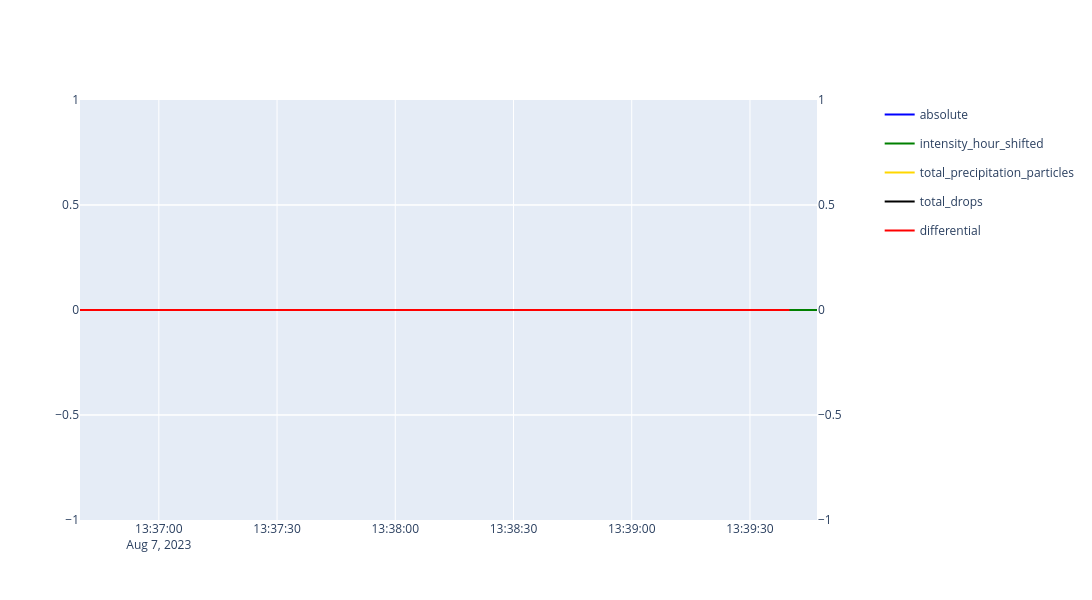

Here is the notebook cell this chart was saved with:
### Code cell
fig1 = px.line(df.precipitation.absolute)
fig1.update_traces(line=dict(color="blue"), connectgaps=True)
fig2 = px.line(df.precipitation.differential.resample("10s").sum() * 60)
fig2.update_traces(line=dict(color="red"))
fig3 = px.line(df.precipitation.intensity_hour_shifted)
fig3.update_traces(line=dict(color="green"), connectgaps=True)
# fig6 = px.line(df.precipitation.intensity_hour)
# fig6.update_traces(line=dict(color="lightgreen"))
fig4 = px.line(df.precipitation.total_precipitation_particles.resample("10s").sum())
fig4.update_traces(line=dict(color="gold"))
fig5 = px.line(df.precipitation.total_drops.resample("10s").sum())
fig5.update_traces(line=dict(color="black"))
# fig6 = px.line(df.

# Create a subplot with secondary y-axis
fig = make_subplots(specs=[[{"secondary_y": True}]])

# Add the traces from fig1, fig3, fig4, and fig5 to the primary y-axis
for trace in fig1.data + fig3.data + fig4.data + fig5.data:
    fig.add_trace(trace, secondary_y=False)

# Add the traces from fig2 to the secondary y-axis
for trace in fig2.data:
    fig.add_trace(trace, secondary_y=True)

# Update the layout
fig.update_layout(width=1400, height=600)

fig.show()

### Figure 1 — Plotly figure (JSON) as saved in the notebook; plotly's stock layout.template omitted (floating-point values rounded to 4 significant figures; data arrays with more than 128 entries replaced by an {"elided": "..."} marker saying what was removed)
{"data": [{"connectgaps": true, "hovertemplate": "variable=absolute<br>Timestamp=%{x}<br>value=%{y}<extra></extra>", "legendgroup": "absolute", "line": {"color": "blue", "dash": "solid"}, "marker": {"symbol": "circle"}, "mode": "lines", "name": "absolute", "orientation": "v", "showlegend": true, "type": "scatter", "x": {"elided": "180 str values"}, "xaxis": "x", "y": {"elided": "180 float values"}, "yaxis": "y"}, {"connectgaps": true, "hovertemplate": "variable=intensity_hour_shifted<br>Timestamp=%{x}<br>value=%{y}<extra></extra>", "legendgroup": "intensity_hour_shifted", "line": {"color": "green", "dash": "solid"}, "marker": {"symbol": "circle"}, "mode": "lines", "name": "intensity_hour_shifted", "orientation": "v", "showlegend": true, "type": "scatter", "x": {"elided": "180 str values"}, "xaxis": "x", "y": {"elided": "180 float values"}, "yaxis": "y"}, {"hovertemplate": "variable=total_precipitation_particles<br>Timestamp=%{x}<br>value=%{y}<extra></extra>", "legendgroup": "total_precipitation_particles", "line": {"color": "gold", "dash": "solid"}, "marker": {"symbol": "circle"}, "mode": "lines", "name": "total_precipitation_particles", "orientation": "v", "showlegend": true, "type": "scatter", "x": ["2023-08-07T13:36:40.000000000", "2023-08-07T13:36:50.000000000", "2023-08-07T13:37:00.000000000", "2023-08-07T13:37:10.000000000", "2023-08-07T13:37:20.000000000", "2023-08-07T13:37:30.000000000", "2023-08-07T13:37:40.000000000", "2023-08-07T13:37:50.000000000", "2023-08-07T13:38:00.000000000", "2023-08-07T13:38:10.000000000", "2023-08-07T13:38:20.000000000", "2023-08-07T13:38:30.000000000", "2023-08-07T13:38:40.000000000", "2023-08-07T13:38:50.000000000", "2023-08-07T13:39:00.000000000", "2023-08-07T13:39:10.000000000", "2023-08-07T13:39:20.000000000", "2023-08-07T13:39:30.000000000", "2023-08-07T13:39:40.000000000"], "xaxis": "x", "y": [0.0, 0.0, 0.0, 0.0, 0.0, 0.0, 0.0, 0.0, 0.0, 0.0, 0.0, 0.0, 0.0, 0.0, 0.0, 0.0, 0.0, 0.0, 0.0], "yaxis": "y"}, {"hovertemplate": "variable=total_drops<br>Timestamp=%{x}<br>value=%{y}<extra></extra>", "legendgroup": "total_drops", "line": {"color": "black", "dash": "solid"}, "marker": {"symbol": "circle"}, "mode": "lines", "name": "total_drops", "orientation": "v", "showlegend": true, "type": "scatter", "x": ["2023-08-07T13:36:40.000000000", "2023-08-07T13:36:50.000000000", "2023-08-07T13:37:00.000000000", "2023-08-07T13:37:10.000000000", "2023-08-07T13:37:20.000000000", "2023-08-07T13:37:30.000000000", "2023-08-07T13:37:40.000000000", "2023-08-07T13:37:50.000000000", "2023-08-07T13:38:00.000000000", "2023-08-07T13:38:10.000000000", "2023-08-07T13:38:20.000000000", "2023-08-07T13:38:30.000000000", "2023-08-07T13:38:40.000000000", "2023-08-07T13:38:50.000000000", "2023-08-07T13:39:00.000000000", "2023-08-07T13:39:10.000000000", "2023-08-07T13:39:20.000000000", "2023-08-07T13:39:30.000000000", "2023-08-07T13:39:40.000000000"], "xaxis": "x", "y": [0.0, 0.0, 0.0, 0.0, 0.0, 0.0, 0.0, 0.0, 0.0, 0.0, 0.0, 0.0, 0.0, 0.0, 0.0, 0.0, 0.0, 0.0, 0.0], "yaxis": "y"}, {"hovertemplate": "variable=differential<br>Timestamp=%{x}<br>value=%{y}<extra></extra>", "legendgroup": "differential", "line": {"color": "red", "dash": "solid"}, "marker": {"symbol": "circle"}, "mode": "lines", "name": "differential", "orientation": "v", "showlegend": true, "type": "scatter", "x": ["2023-08-07T13:36:40.000000000", "2023-08-07T13:36:50.000000000", "2023-08-07T13:37:00.000000000", "2023-08-07T13:37:10.000000000", "2023-08-07T13:37:20.000000000", "2023-08-07T13:37:30.000000000", "2023-08-07T13:37:40.000000000", "2023-08-07T13:37:50.000000000", "2023-08-07T13:38:00.000000000", "2023-08-07T13:38:10.000000000", "2023-08-07T13:38:20.000000000", "2023-08-07T13:38:30.000000000", "2023-08-07T13:38:40.000000000", "2023-08-07T13:38:50.000000000", "2023-08-07T13:39:00.000000000", "2023-08-07T13:39:10.000000000", "2023-08-07T13:39:20.000000000", "2023-08-07T13:39:30.000000000", "2023-08-07T13:39:40.000000000"], "xaxis": "x", "y": [0.0, 0.0, 0.0, 0.0, 0.0, 0.0, 0.0, 0.0, 0.0, 0.0, 0.0, 0.0, 0.0, 0.0, 0.0, 0.0, 0.0, 0.0, 0.0], "yaxis": "y2"}], "layout": {"height": 600, "width": 1400, "xaxis": {"anchor": "y", "domain": [0, 0.94]}, "yaxis": {"anchor": "x", "domain": [0, 1]}, "yaxis2": {"anchor": "x", "overlaying": "y", "side": "right"}}}
